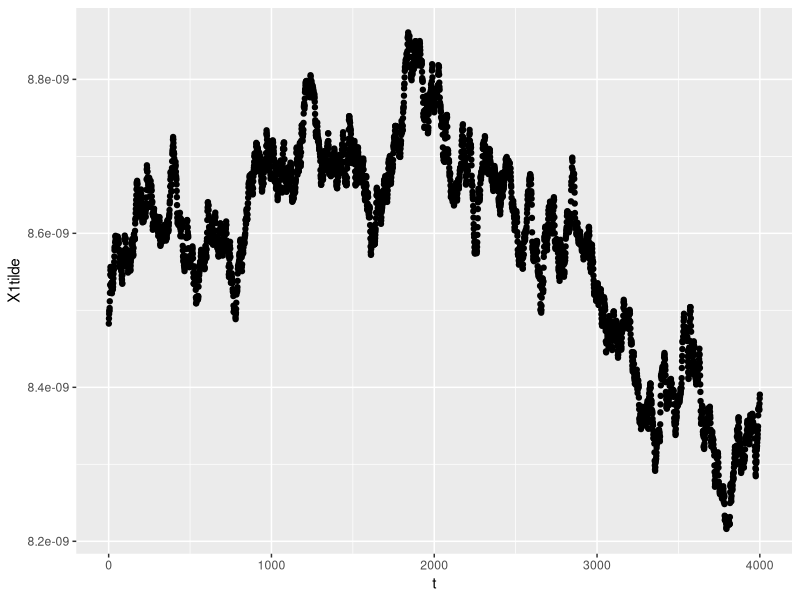
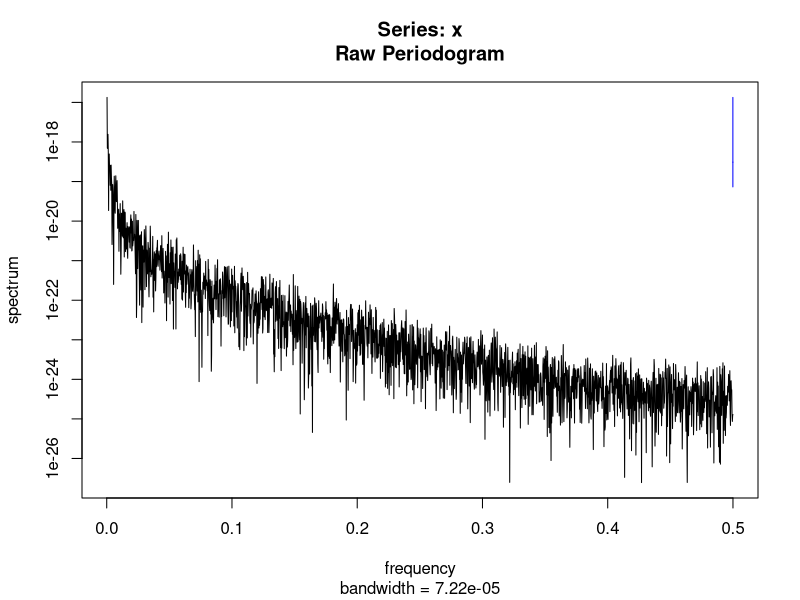
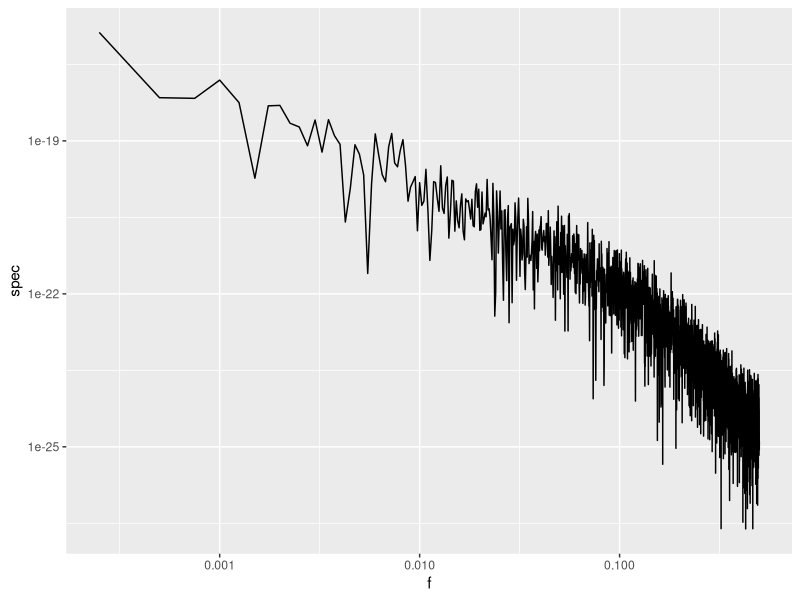
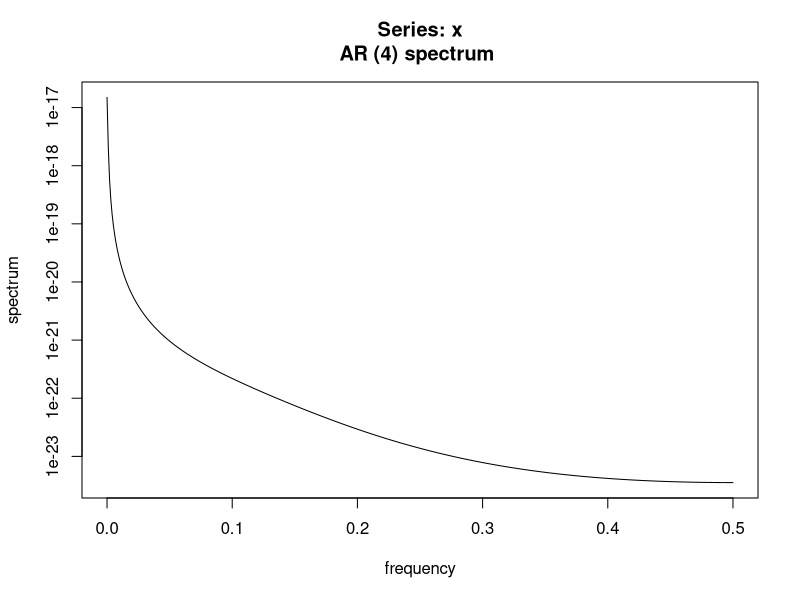
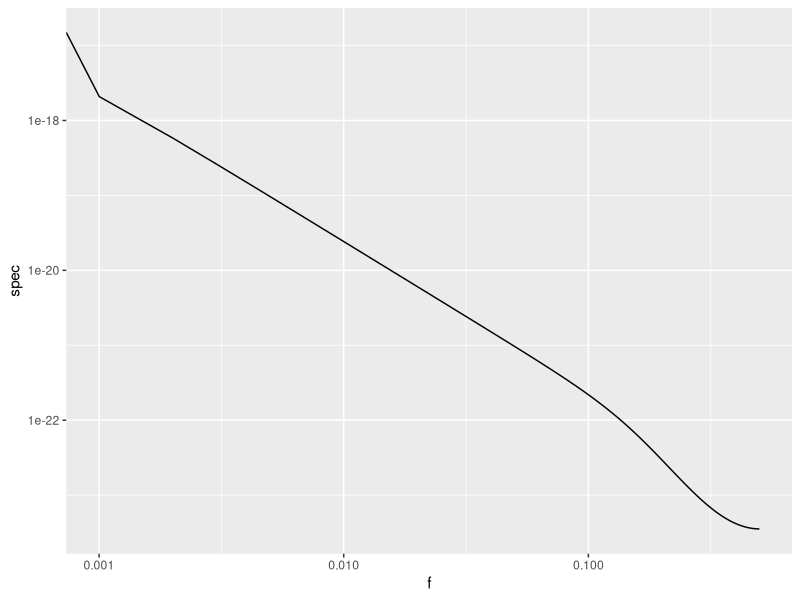
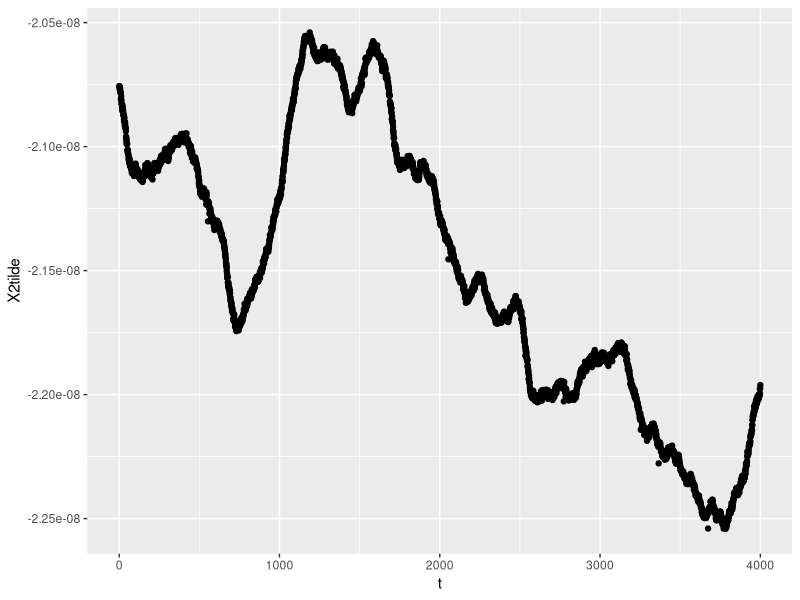
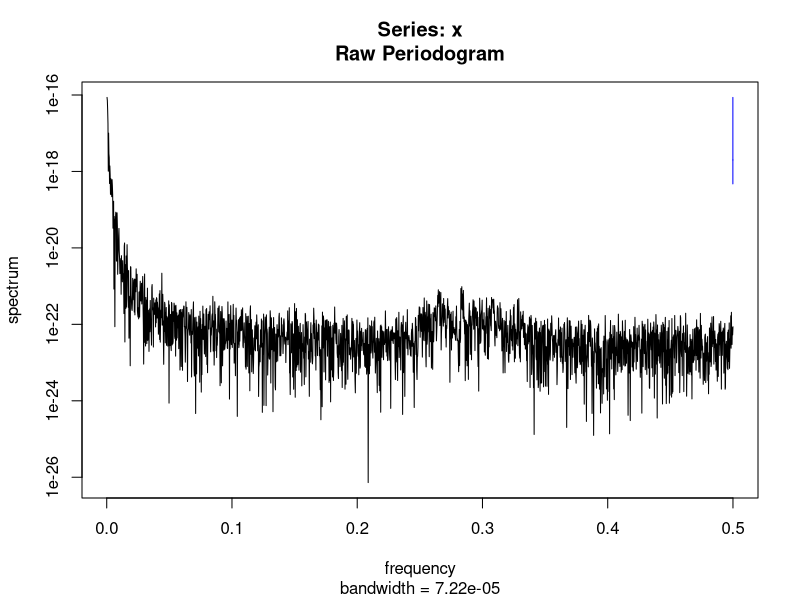
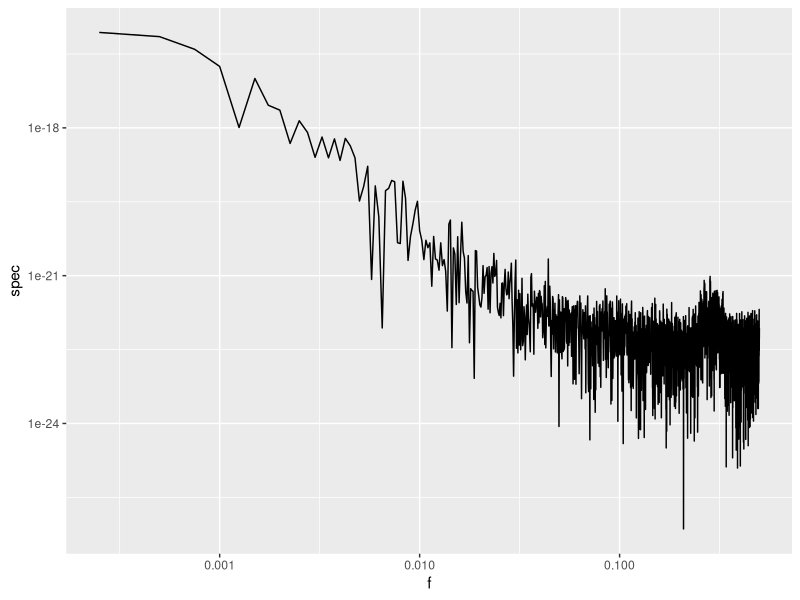

Recreate these plots in R, in order.
# some code here: http://faculty.washington.edu/dbp/sauts/R-code/chapter-08.R

library(readr)
library(ggplot2)

primerData1 <- read_csv("Data/primerData1.txt", col_names = FALSE, skip = 10)
colnames(primerData1)="X1tilde"
primerData1$t = 1:dim(primerData1)[1]

ggplot(primerData1,aes(t,X1tilde))+
  geom_point()

test=spectrum(primerData1$X1tilde)

res=data.frame(f=test$freq,spec=test$spec)

ggplot(res,aes(f,spec))+
  geom_line()+
  scale_x_log10()+
  scale_y_log10()


arSpec=spectrum(primerData1$X1tilde,method = "ar")
arSpec

arRes=data.frame(f=arSpec$freq,spec=arSpec$spec)

ggplot(arRes,aes(f,spec))+
  geom_line()+
  scale_x_log10()+
  scale_y_log10()



################ second dataset

primerData2 <- read_csv("Data/primerData2.txt", col_names = FALSE, skip = 10)
colnames(primerData2)="X2tilde"
primerData2$t = 1:dim(primerData2)[1]

ggplot(primerData2,aes(t,X2tilde))+
  geom_point()

test=spectrum(primerData2$X2tilde)

res=data.frame(f=test$freq,spec=test$spec)

ggplot(res,aes(f,spec))+
  geom_line()+
  scale_x_log10()+
  scale_y_log10()


arSpec=spectrum(primerData2$X2tilde,method = "ar")
arSpec

arRes=data.frame(f=arSpec$freq,spec=arSpec$spec)

ggplot(arRes,aes(f,spec))+
  geom_line()+
  scale_x_log10()+
  scale_y_log10()
